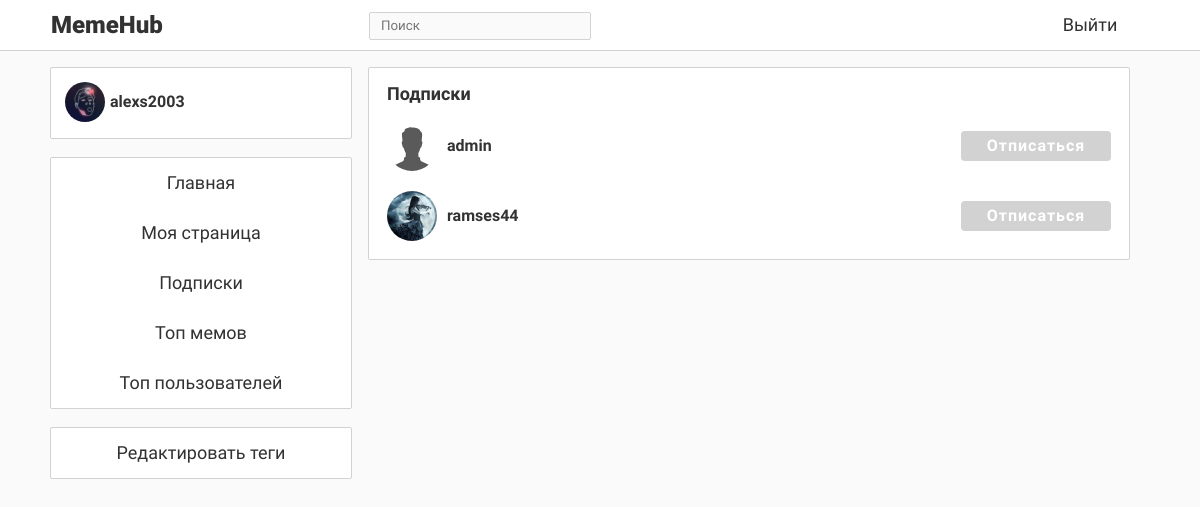
Page /subscribed (signed in) on the committed database.
### data/users.py (models this page shows, shortened)
class User(SqlAlchemyBase, UserMixin, SerializerMixin):
    __tablename__ = 'users'
    id = sqlalchemy.Column(sqlalchemy.Integer,
                           primary_key=True, autoincrement=True)
    email = sqlalchemy.Column(sqlalchemy.String, unique=True, index=True, nullable=False)
    role = sqlalchemy.Column(sqlalchemy.Integer, default=0)
    hashed_password = sqlalchemy.Column(sqlalchemy.String, nullable=False)
    alias = sqlalchemy.Column(sqlalchemy.String, nullable=False)  # То, как пользователь подписан у других
    about = sqlalchemy.Column(sqlalchemy.String, nullable=True)
    bdate = sqlalchemy.Column(sqlalchemy.DateTime, nullable=True)
    memes = orm.relation("Meme", back_populates='author_')
    avatar = sqlalchemy.Column(sqlalchemy.String, default='default.png')
    liked = orm.relation("Meme", secondary='likes', backref='user', lazy='dynamic')
    repostes = orm.relation("Repost", back_populates='user_')
    subscribed = orm.relationship("User", secondary='subscribes',
                                  primaryjoin=(followers.c.subscriber == id),
                                  secondaryjoin=(followers.c.author == id),
                                  backref='subscriber', lazy='dynamic')
    subscribers = orm.relation("User", secondary='subscribes',
                               primaryjoin=(followers.c.author == id),
                               secondaryjoin=(followers.c.subscriber == id),
                               backref='author', lazy='dynamic')
    rating = sqlalchemy.Column(sqlalchemy.Integer, default=0)
    is_blocked = sqlalchemy.Column(sqlalchemy.Boolean, default=False)
    def get_info(self):
        return {'username': self.alias, 'avatar': '../../static/img/avatars/' + self.avatar, 'id': self.id}

### main.py (the view)
@app.route('/subscribed', methods=['GET', 'POST'])
def subscribed():
    session = db_session.create_session()
    data = gen_data()
    data['subscribes'] = [i.get_info() for i in load_user(current_user.id).subscribed]
    return render_template('subscribed.html', title='Добавить тег', current_user=current_user, data=data)

### auxiliary/meme_selector.py (called while the page is built)
def get_from_memes(lst, bs=(0, 0)):  # bs - barriers
    sted = sorted(lst, key=SORT_KEY)
    return sted[-bs[0]:-bs[1]] if bs[1] else sted[-bs[0]:]

def get_pubs(*us, bs=(0, 0)) -> list:  # bs - barriers
    res = []
    for u in us:
        res += sorted(list(u.repostes) + list(u.memes), key=SORT_KEY, reverse=True)
    if bs:
        res = res[-bs[0]:-bs[1]] if bs[1] else res[-bs[0]:]
    return res

def get_basis(uid):
    ses = create_session()
    user = ses.query(User).get(uid)  # Получаем пользователя
    liked = get_from_memes(user.liked, (LIKED_MEMES_BASIS, 0))
    return liked

def get_tags(*memes_list):
    tags = {}
    for meme in memes_list:
        for tag in meme.tags:
            tags[tag.id] = tags.get(tag.id, 0) + 1
    return tags

def get_related(tags, k):  # k - номер пробега
    ses = create_session()
    memes = get_from_memes(ses.query(Meme), (LAST_MEMES_COUNT * k, LAST_MEMES_COUNT * (k - 1)))
    memes_ = {m.id: 0 for m in memes}
    for meme in memes:
        for tag in tags:
            if tag in map(lambda x: x.id, meme.tags):
                memes_[meme.id] += 1
    return [ses.query(Meme).get(id_) for id_ in sorted(memes_.keys(), key=lambda x: memes_[x], reverse=True)]

def get_tape(uid, k=0):  # k - возвращённое ранее значение
    tape = set()
    ses = create_session()
    subs = ses.query(User).get(uid).subscribed
    while len(tape) < TAPE_SIZE:
        res = set(get_related(get_tags(*get_basis(uid)), k + 1) +
                  get_pubs(*subs, bs=(LAST_FROM_SUB_COUNT * k, LAST_FROM_SUB_COUNT * (k - 1))))
        if not res:
            break
        else:
            tape |= res
            k += 1
    return list(tape), k

def get_most_popular():
    ses = create_session()
    return sorted(ses.query(Meme), key=lambda x: len(list(x.likes)), reverse=True)[:TOP_LEN]

### data/db_session.py (called while the page is built)
def create_session() -> Session:
    global __factory
    return __factory()

### data/memes.py (called while the page is built)
    def __eq__(self, other):
        return self.id == other.id

    def __hash__(self):
        return hash(str(self.id) + 'm')

    def __hash__(self):
        return hash(str(self.id) + 'r')

### gen_api.py (called while the page is built)
@blueprint.route('/get_user_info/<int:uid>')
def generate_user_info(uid):
    ses = db_session.create_session()
    user = ses.query(User).get(uid)
    return {
        'is_auth': True,
        'user_img': url_for('static', filename=f'img/avatars/{user.avatar}'),
        'id': uid,
        'alias': user.alias,
        'role': ROLES[user.role]
    }

### templates/subscribed.html (shortened to what this page needs)
{% extends "base.html" %}
{% block content %}
    <div class="meme_block fixed_block">
        <div class="publish_block">
            <div class="pub_head">Подписки</div>
            {% for user in data['subscribes'] %}
                <div class="subs_block" id="subs_{{ user["id"] }}">
                    <div class="subs_user_block">
                        <a href="/author/{{ user["id"] }}"><img src="{{ user['avatar'] }}" class="subs_img"></a>
                        <a href="/author/{{ user["id"] }}"><div class="subs_username">{{ user['username'] }}</div></a>
                    </div>
                    <div class="subs_button" onclick="unsub_click('{{ user["id"] }}', 'subs_{{ user["id"] }}');">Отписаться</div>
                </div>
            {% endfor %}
        </div>
    </div>
{% endblock %}

### templates/base.html (shortened to what this page needs)
<!doctype html>
<html lang="ru">
    <head>
        <link rel="stylesheet" type="text/css" href="../../static/css/main_css.css">
        <link rel="stylesheet" type="text/css" href="../../static/css/base_css.css">
        <link rel="stylesheet" type="text/css" href="../../static/css/reg_log_css.css">
        <link rel="stylesheet" type="text/css" href="../../static/css/user_page_css.css">
        <link rel="stylesheet" type="text/css" href="../../static/css/publish_css.css">
        <link rel="stylesheet" type="text/css" href="../../static/css/subscribes_css.css">
    </head>
    <body class="bg_style"
    >
        <div class="navigation">
            <div class="nav_block">
                <div class="logo">MemeHub</div>
                <div class="search_block">
                    <div class="search_div">
                        <input class="search" placeholder="Поиск" onkeypress="return SearchEnter(event)" id="search">
                    </div>
                </div>
                {% if data['info']['is_auth'] %}
                    <a class="nav_buttons nav_button1" href="/logout">Выйти</a>
                {% else %}
                    <a class="nav_buttons nav_button1" href="/login">Войти</a>
                    <a class="nav_buttons nav_button2" href="/register">Регистрация</a>
                {% endif %}
            </div>
        </div>
        <div class="content_block">
            <div class="left_block">
                {% if data['info']['is_auth'] %}
                    <div class="menu_block menu_block2">
                        <div class="my_page" onClick="window.location='/me'">
                            <div class="test">
                                <a><img src="{{ data['info']['user_img'] }}" class="author_img"></a>
                                <div class="author_name"><a>{{ data['info']['alias'] }}</a></div>
                            </div>
                        </div>
                    </div>
                {% endif %}
                <div class="menu_block menu_block1">
                    <div class="menu_section" onClick="window.location='/'">Главная</div>
                    {% if data['info']['is_auth'] %}
                        <div class="menu_section" onClick="window.location='/me'">Моя страница</div>
                        <div class="menu_section" onClick="window.location='/subscribed'">Подписки</div>
                    {% endif %}
                    <div class="menu_section" onClick="window.location='/top_memes'">Топ мемов</div>
                    <div class="menu_section" onClick="window.location='/top_users'">Топ пользователей</div>
                </div>
                {% if data['info']['role'] == 'admin' %}
                    <div class="menu_block menu_block1">
                        <div class="menu_section" onClick="window.location='/addtag'">Редактировать теги</div>
                    </div>
                {% endif %}
            </div>
            <div class="center_block">
                {% block content %}{% endblock %}
            </div>
        </div>
    </body>
</html>

### static/css/main_css.css (style rules this page uses)
.meme_block { background-color: rgb(255,255,255); border: 0px solid #646464; border-radius: 2px; padding: 0px; width: 95%; margin: 0 auto; border: 1px solid rgb(210,210,210); padding-bottom: 0px; margin-bottom: 17px; min-width: 400px; max-width: 800px; }
.author_img { width: 40px; height: 40px; object-fit: cover; float:left; display: inline-block; border-radius: 40px; }
.author_name { float: center; text-align: left; display: inline-block; line-height: 40px; width: 50%; text-indent: 5px; font-weight: bold; color: rgb(50,50,50); padding: 0px; font-size: medium; font-family: BoldFont; }
.bg_style { background-color: rgb(250,250,250); }
a { text-decoration: none; color: rgb(50,50,50); }

### static/css/base_css.css (style rules this page uses)
.navigation { list-style-type: none; margin-top: 0; padding: 0; overflow: hidden; background-color: rgb(255,255,255); border-bottom: 1px solid rgb(210,210,210); width: 100%; position: fixed; top: 0; left: 0; max-height: 50px; height: 50px; z-index: 999999; }
.search { outline: none; border: none; color: rgb(50,50,50); width: 90%; height: 80%; display: block; margin-left: auto; margin-right: auto; margin-top: 1px; font-family: RegularFont; background-color: rgb(250,250,250); }
.search_div { border: 1px solid rgb(210,210,210); width: 100%; height: 26px; margin-top: 12px; margin-bottom: 12px; margin-left: auto; margin-right: auto; float: center; border-radius: 2px; background-color: rgb(250,250,250); }
.left_block { width: 300px; height: 400px; position: fixed; float: left; z-index: 9999; }
.menu_block { width: 300px; border-radius: 2px; border: 1px solid rgb(210,210,210); background-color: rgb(255,255,255); }
.menu_block1 { margin-bottom: 18px; }
.menu_block2 { height: 70px; margin-bottom: 18px; }
.menu_section { width: 100%; height: 50px; font-family: RegularFont; line-height: 50px; text-align: center; color: rgb(50,50,50); font-size: large; -moz-user-select: none; -khtml-user-select: none; -webkit-user-select: none; user-select: none; }
.center_block { margin-left: 300px; width: 800px; min-width: 400px; max-width: 800px; }
.content_block { width: 1100px; height: 1000px; margin-top: 67px; margin-left: auto; margin-right: auto; max-width: 99%; }
.logo { float: left; font-family: BlackFont; text-align: left; color: rgb(50,50,50); font-size: x-large; height: 50px; line-height: 50px; display: block; width: 15%; padding-left: 1px; background-color: rgb(0,0,255) display: inline-block; -moz-user-select: none; -khtml-user-select: none; -webkit-user-select: none; user-select: none; }
.nav_block { width: 1100px; margin-left: auto; margin-right: auto; height: 100%; background-color: rgb(0,255,0) white-space: nowrap; }
.search_block { float: left; height: 100%; width: 20%; display: inline-block; margin-left: 153px; }
.nav_buttons { float: right; font-family: RegularFont; text-align: center; color: rgb(50,50,50); font-size: large; height: 50px; line-height: 50px; display: block; padding-left: 1px; display: inline-block; -moz-user-select: none; -khtml-user-select: none; -webkit-user-select: none; user-select: none; }
.nav_button1 { width: 80px; margin-right: 20px; }
.my_page { width: 100%; height: 100%; padding-top: 14px; padding-left: 14px; }

### static/css/reg_log_css.css (style rules this page uses)
.fixed_block { position: fixed; margin-left: 18px; width: 760px; }

### static/css/publish_css.css (style rules this page uses)
.publish_block { margin: 18px; }
.pub_head { width: 100%; font-family: BoldFont; font-size: large; color: rgb(50,50,50); height: 15px; line-height: 15px; text-align: left; }

### static/css/subscribes_css.css (style rules this page uses)
.subs_block { width: 100%; height: 50px; margin-top: 20px; -moz-user-select: none; -khtml-user-select: none; -webkit-user-select: none; user-select: none; }
.subs_user_block { float: left; height: 50px; width: 200px; }
.subs_img { float: left; height: 50px; width: 50px; border-radius: 25px; }
.subs_username { float: left: height: 50px; line-height: 50px; text-align: left; text-indent: 10px; font-family: BoldFont; font-size: medium; color: rgb(50,50,50); display: inline-block; }
.subs_button { float: right; height: 30px; line-height: 30px; margin-top: 10px; margin-bottom: 10px; background-color: rgb(210,210,210); color: rgb(255,255,255); border-radius: 4px; transition: all 0.2s ease; font-family: BoldFont; font-size: medium; letter-spacing: 1px; width: 150px; text-align: center; }

### rows in the picture
User: info.alias "alexs2003"
User: shows a picture, username "admin"
User: shows a picture, username "ramses44"
